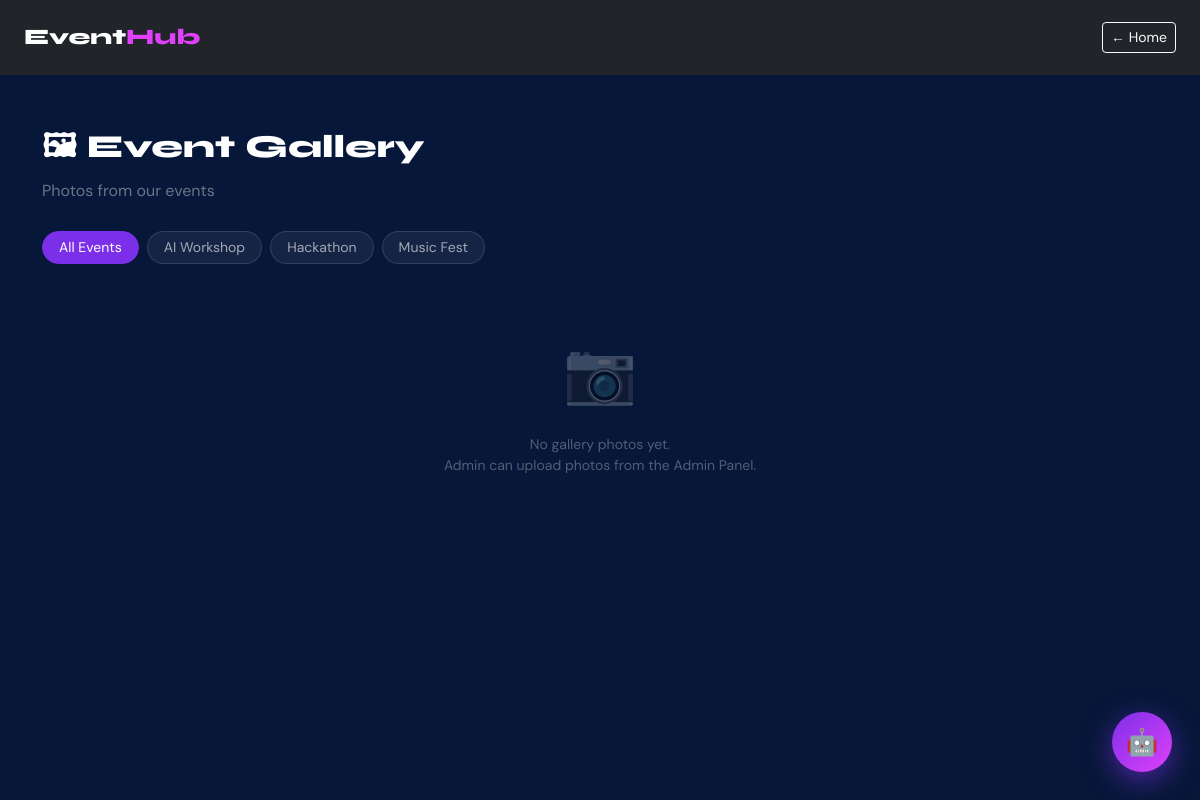
Screenshot of /gallery (signed in) with the database file from the repository.
### tables this page shows
CREATE TABLE events(
        id INTEGER PRIMARY KEY AUTOINCREMENT,
        title TEXT, date TEXT, time TEXT, location TEXT,
        image TEXT, category TEXT,
        description TEXT DEFAULT '',
        seats INTEGER DEFAULT 100,
        fee INTEGER DEFAULT 0);

### app.py (the view)
@app.route("/gallery")
@login_required
def gallery():
    conn = get_connection(); cur = conn.cursor()
    cur.execute("SELECT * FROM events"); events = cur.fetchall(); conn.close()
    all_files = set(os.listdir("static/gallery"))
    gallery_data = {}
    for ev in events:
        prefix = secure_filename(ev["title"]).lower()
        gallery_data[ev["title"]] = [f for f in all_files if f.lower().startswith(prefix+"_")]
    return render_template("gallery.html", events=events, gallery_data=gallery_data)

### app.py (called while the page is built)
def login_required(f):
    from functools import wraps
    @wraps(f)
    def decorated(*a, **kw):
        if "user" not in session:
            return redirect(url_for("login"))
        return f(*a, **kw)
    return decorated

### database.py (called while the page is built)
def get_connection():
    conn = sqlite3.connect(DB_PATH)
    conn.row_factory = sqlite3.Row
    return conn

### templates/gallery.html (shortened to what this page needs)
<!DOCTYPE html>
<html lang="en">
<head>
<link href="https://cdn.jsdelivr.net/npm/bootstrap@5.3.3/dist/css/bootstrap.min.css" rel="stylesheet">
</head>
<body>
<nav class="navbar navbar-dark bg-dark px-4 py-3">
  <a class="navbar-brand" href="/">Event<span>Hub</span></a>
  <a href="/" class="btn btn-outline-light btn-sm">← Home</a>
</nav>
<div class="container py-5">
  <div class="section-title mb-2">🖼 Event Gallery</div>
  <p style="color:rgba(255,255,255,.4);margin-bottom:28px;">Photos from our events</p>
  <div class="d-flex gap-2 flex-wrap mb-4">
    <span class="event-tab active" onclick="filterGallery('all',this)">All Events</span>
    {% for event in events %}
    <span class="event-tab" onclick="filterGallery('{{ event.title|lower|replace(' ','_') }}',this)">{{ event.title }}</span>
    {% endfor %}
  </div>
  {% set has_images = namespace(value=false) %}
  {% for event in events %}
    {% if gallery_data[event.title] %}{% set has_images.value = true %}{% endif %}
  {% endfor %}
  {% if has_images.value %}
  <div class="row g-3" id="galleryGrid">
    {% for event in events %}
      {% for img in gallery_data[event.title] %}
      <div class="col-md-3 col-6 gallery-item" data-event="{{ event.title|lower|replace(' ','_') }}">
        <img src="/static/gallery/{{ img }}" class="gallery-img"
             onclick="openLightbox('/static/gallery/{{ img }}')"
             onerror="this.parentElement.style.display='none'">
        <div style="font-size:11px;color:rgba(255,255,255,.3);margin-top:6px;text-align:center;">{{ event.title }}</div>
      </div>
      {% endfor %}
    {% endfor %}
  </div>
  {% else %}
  <div class="empty-gallery">
    <div style="font-size:60px;">📷</div>
    <p style="margin-top:16px;">No gallery photos yet.<br>Admin can upload photos from the Admin Panel.</p>
  </div>
  {% endif %}
</div>
{% include 'chatbot.html' %}
</body>
</html>

### templates/gallery.html (style rules this page uses)
body { background:#071739;color:white;font-family:'DM Sans',sans-serif; }
.navbar-brand { font-family:'Syne',sans-serif;font-size:22px;font-weight:800; }
.navbar-brand span { color:#e040fb; }
.section-title { font-family:'Syne',sans-serif;font-size:32px;font-weight:800; }
.event-tab { background:rgba(255,255,255,.06);border:1px solid rgba(255,255,255,.12);border-radius:20px;padding:5px 16px;cursor:pointer;font-size:14px;transition:.2s;color:rgba(255,255,255,.6); }
.event-tab.active,.event-tab:hover { background:#7c2fe8;border-color:#7c2fe8;color:white; }
.empty-gallery { text-align:center;padding:40px;color:rgba(255,255,255,.3);font-size:14px; }

### rows the page displays
events: title "AI Workshop"
events: title "Hackathon"
events: title "Music Fest"
